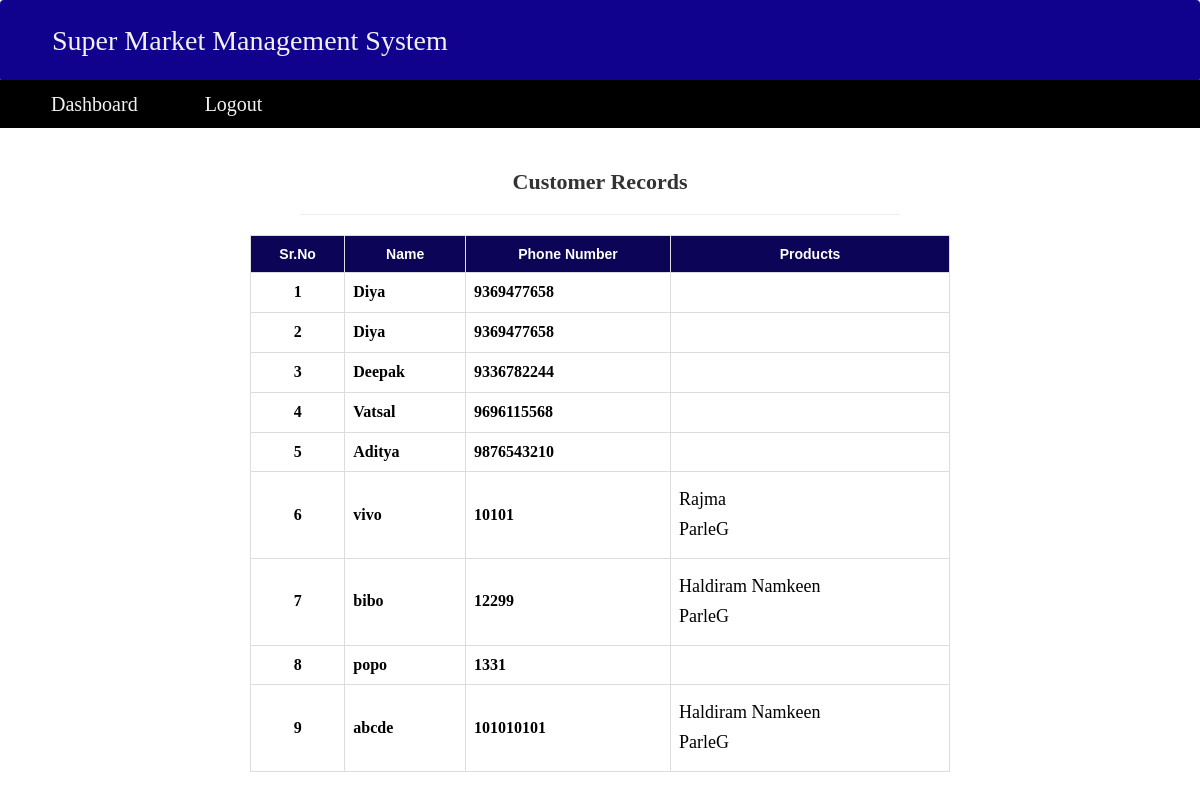
The page /viewcustomer/ (signed in) on the database as committed earlier.
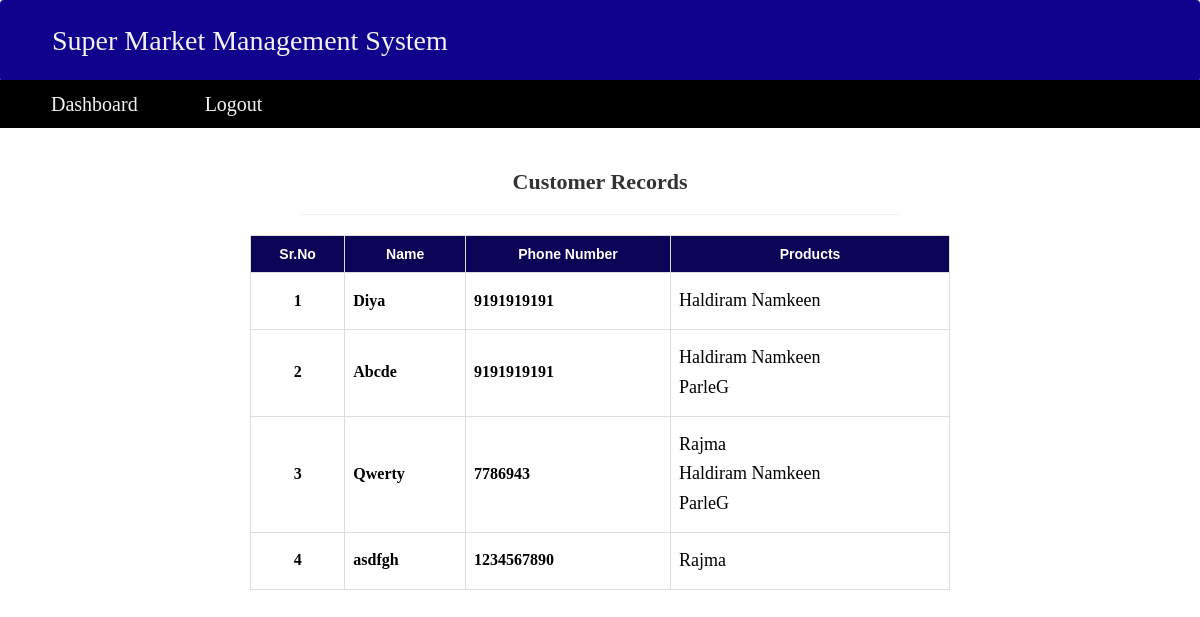
The same page on the database as committed later.
### superapp/models.py (models this page shows, shortened)
class Customer(models.Model):
    name=models.CharField(max_length=30)
    phoneno=models.CharField(max_length=10)
    products=models.ManyToManyField(Product,blank=True)

class Product(models.Model):
    name=models.CharField(max_length=20)
    company=models.CharField(max_length=20)
    protype=models.CharField(max_length=20)
    cost=models.CharField(max_length=5)

### superapp/views.py (the view)
# urls.py: path('viewcustomer/',views.viewcustomer,name='viewcustomer'),
@login_required
def viewcustomer(request):
    customer=Customer.objects.all()
    return render(request,'viewcustomer.html',{'customer':customer})

### templates/viewcustomer.html (shortened to what this page needs)
<!DOCTYPE html>
<html>
<head>
<link rel="stylesheet" href="https://maxcdn.bootstrapcdn.com/bootstrap/3.4.1/css/bootstrap.min.css">
</head>
<body>
<div class="navbar">
  <a href="{% url 'home' %}" style="font-family: times;">Super Market Management System</a>
</div>
<div class="nav1" style="font-family: times;">
    <a href="{% url 'frontpage' %}">Dashboard</a>
    <a href="{% url 'logoutpage' %}">Logout</a>
</div>
<div class="main">
    <br>
    <p>
      <div style="text-align: center;">
  <h1 style="font-size: 22px;font-family:times;"><b>Customer Records</b></h1>
  <hr style="color:black;width:600px; text-align:center ">
  <table style="width:700px;margin-left:auto;margin-right:auto">
  <tr style="background-color: rgb(12, 4, 87);color:white;">
    <th style="text-align: center;">Sr.No</th>
    <th style="text-align: center;">Name</th>
    <th style="text-align: center;">Phone Number</th>
    <th style="text-align: center;">Products</th>
  </tr>
  {% for j in customer %}
                <tr style="color: black;font-size:16px;font-family:times;height:5px;">
                    <th style="text-align: center;">{{ forloop.counter }}</th>
                    <th>{{ j.name }}</th>
                    <th>{{ j.phoneno }}</th>
                    <th>
                        {% for y in j.products.all %}
                        <h4>{{y.name}}</h4>
                        {% endfor %}
                    </th>
                </tr>
  {% endfor %}
   </table>
  </div>
</p>
  </div>
</body>
</html>

### templates/viewcustomer.html (style rules this page uses)
body { margin:0; }
.navbar { overflow: hidden; background-color: rgb(16, 2, 141); position: fixed; top: 0; width: 100%; }
.navbar a { float: left; display: block; color: #f2f2f2; text-align: center; padding: 20px 16px; text-decoration: none; font-size: 28px; margin-left: 35px; }
.nav1 { overflow: hidden; background-color: rgb(0, 0, 0); position: fixed; top: 30; width: 100%; }
.nav1 a { float: left; display: block; color: #f2f2f2; text-align: center; padding: 9.5px 16px; text-decoration: none; font-size: 20px; margin-left: 35px; }
.main { padding: 50px; margin-top: 80px; }
table { font-family: arial, sans-serif; border-collapse: collapse; width: 100%; }
td, th { border: 1px solid #dddddd; text-align: left; padding: 8px; }

Rows that differ between the two databases and show on the page:
removed Customer: name "Diya", phoneno "9369477658"
removed Customer: name "Diya", phoneno "9369477658"
removed Customer: name "Deepak", phoneno "9336782244"
removed Customer: name "Vatsal", phoneno "9696115568"
removed Customer: name "Aditya", phoneno "9876543210"
removed Customer: name "vivo", phoneno "10101", Product (name "Rajma"), Product (name "ParleG")
removed Customer: name "bibo", phoneno "12299", Product (name "Haldiram Namkeen"), Product (name "ParleG")
removed Customer: name "popo", phoneno "1331"
removed Customer: name "abcde", phoneno "101010101", Product (name "Haldiram Namkeen"), Product (name "ParleG")
added Customer: name "Diya", phoneno "9191919191", Product (name "Haldiram Namkeen")
added Customer: name "Abcde", phoneno "9191919191", Product (name "Haldiram Namkeen"), Product (name "ParleG")
added Customer: name "Qwerty", phoneno "7786943", Product (name "Rajma"), Product (name "Haldiram Namkeen"), Product (name "ParleG")
added Customer: name "asdfgh", phoneno "1234567890", Product (name "Rajma")
